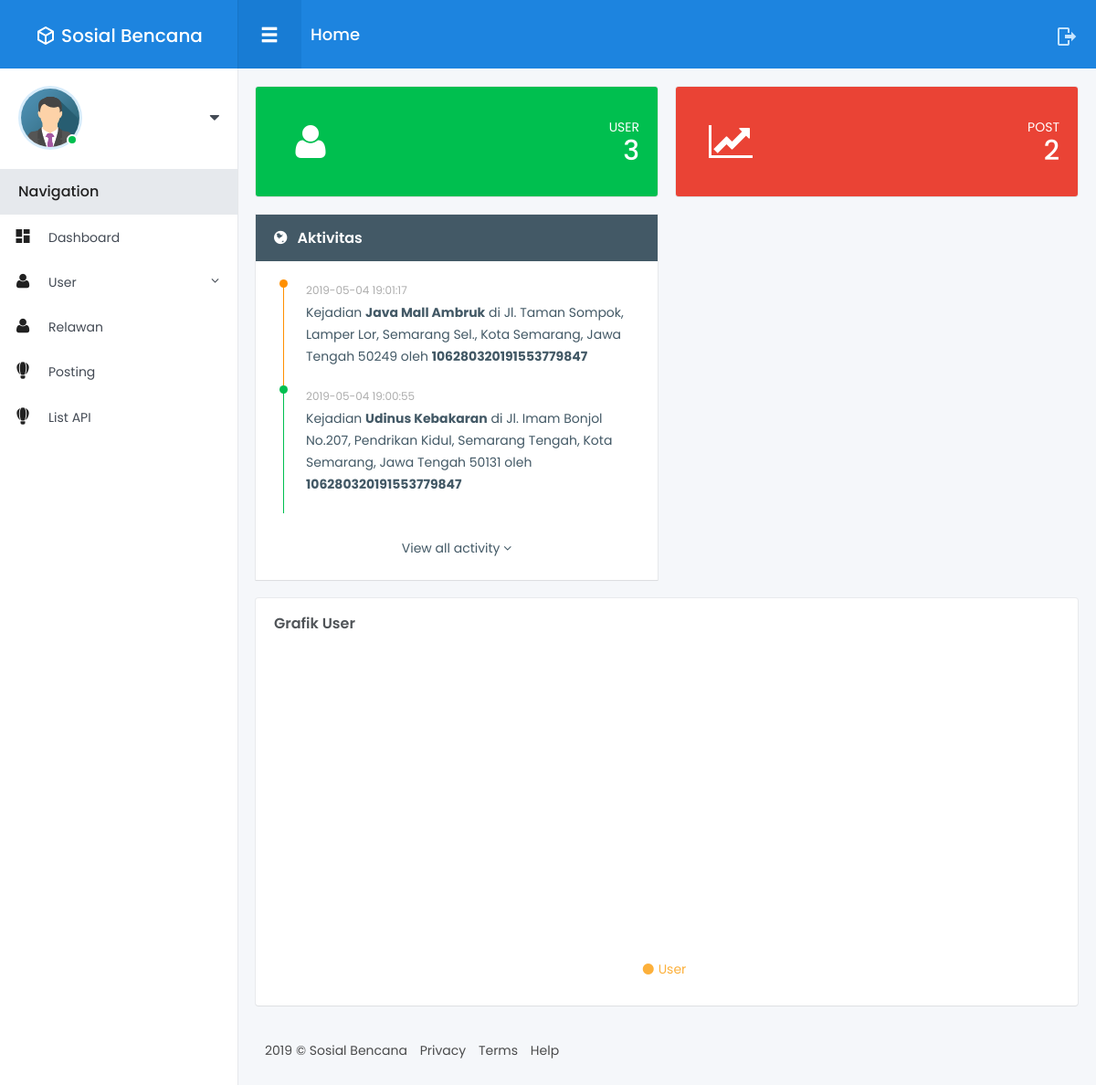
Page /index.php/admin on the earlier database version.
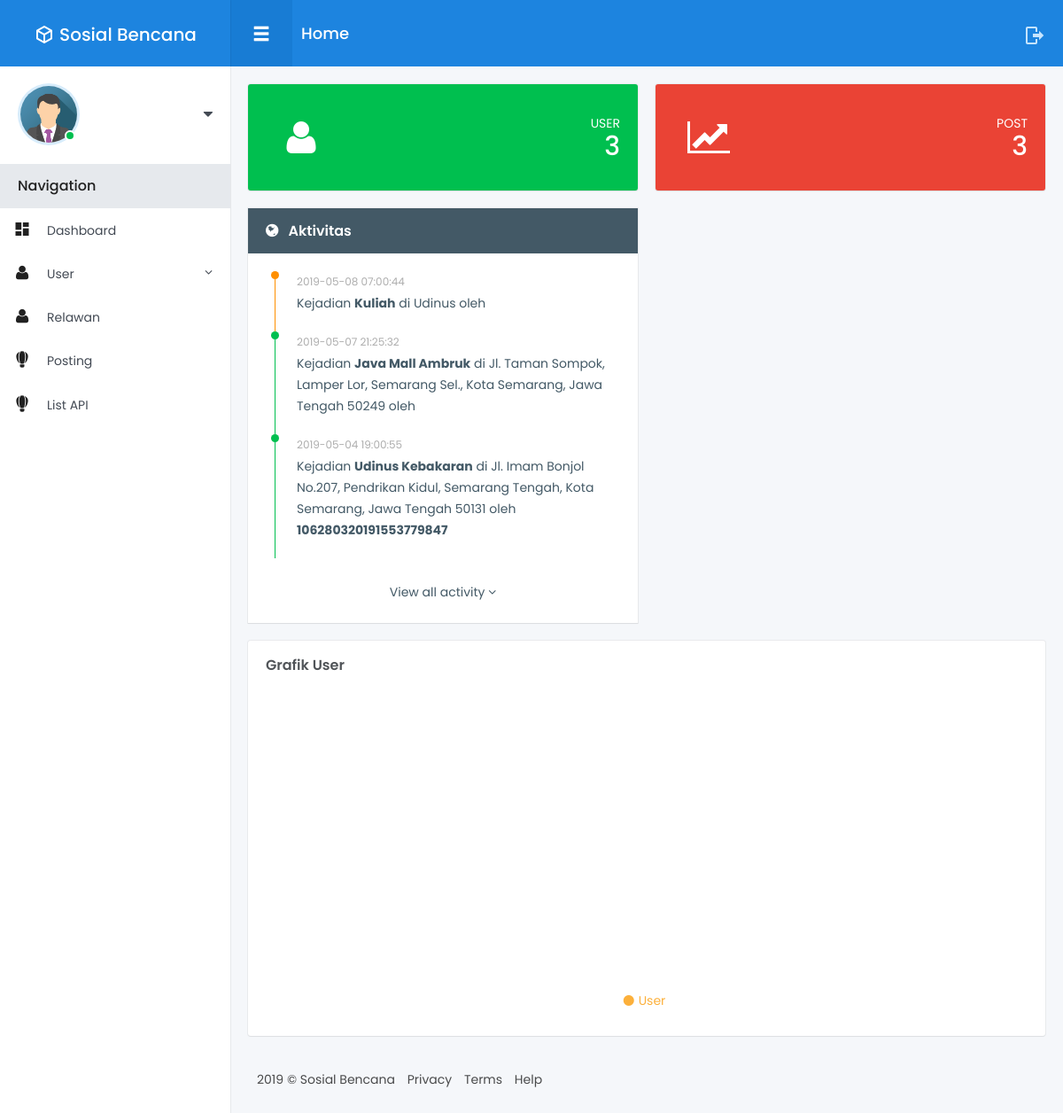
Same page on the later database version.
### tables this page shows
CREATE TABLE `post` (
  `id_post` int(11) NOT NULL,
  `nama_img` varchar(255) DEFAULT NULL,
  `api_img` varchar(256) NOT NULL,
  `slug_post` varchar(255) DEFAULT NULL,
  `lokasi` varchar(255) NOT NULL,
  `lttd_loc` varchar(255) DEFAULT NULL,
  `lgttd_loc` varchar(255) DEFAULT NULL,
  `caption` text,
  `tanggal` date DEFAULT NULL,
  `waktu` time DEFAULT NULL,
  `user_kode` varchar(100) NOT NULL
);

### application/controllers/Admin.php (called while the page is built, shortened)
<?php
class Admin extends CI_Controller {
	public function __construct()
	{
		$this->load->model('Admin_model');
		$this->load->model('Jumlah_model');
    }
    public function index()
    {
        $user           = $this->Jumlah_model->jumlahUser();
        $post           = $this->Jumlah_model->jumlahPost();
        $activity       = $this->Admin_model->activityUser()->result_array();
        $data = array(
            'user'      => $user,
            'post'      => $post,
            'activity'  => $activity,
        );
        $this->load->view('Admin/index', $data);
    }
}

### index.php (called while the page is built, shortened)
<?php
require_once BASEPATH.'core/CodeIgniter.php';

### application/models/Jumlah_model.php (called while the page is built, shortened)
<?php
class Jumlah_model extends CI_Model {
    public function jumlahUser()
    {
        $this->db->select('*');
        $this->db->from('user');
        return $this->db->get()->num_rows();
    }
    public function jumlahPost()
    {
        $this->db->select('*');
        $this->db->from('post');
        return $this->db->get()->num_rows();
    }
}

### application/models/Admin_model.php (called while the page is built, shortened)
<?php
class Admin_model extends CI_Model {
    public function activityUser()
    {
        $this->db->select('lokasi, caption, tanggal, waktu, user_kode');
        $this->db->order_by('id_post', 'DESC');
        $this->db->limit(5,0);
        return $this->db->get('post');
    }
}

### application/views/Admin/index.php (the view, shortened to what this page needs)
<!DOCTYPE html>
<html lang="en">
<head>
</head>
<body>
<div class="main-menu">
	<header class="header">
	</header>
	<div class="content">
	</div>
</div>
<div class="fixed-navbar">
</div>
<div id="wrapper">
	<div class="main-content">
		<div class="row small-spacing">
			<div class="col-lg-6 col-md-6 col-xs-12">
				<div class="box-content bg-success text-white">
					<div class="statistics-box with-icon">
						<i class="ico small fa fa-user"></i>
						<p class="text text-white">USER</p>
						<h2 class="counter"><?php echo $user; ?></h2>
					</div>
				</div>
			</div>
			<div class="col-lg-6 col-md-6 col-xs-12">
				<div class="box-content bg-danger text-white">
					<div class="statistics-box with-icon">
						<i class="ico small fa fa-line-chart"></i>
						<p class="text text-white">POST</p>
						<h2 class="counter"><?php echo $post; ?></h2>
					</div>
				</div>
			</div>
			<div class="col-md-6 col-xs-12">
				<div class="box-content card">
					<h4 class="box-title"><i class="fa fa-globe ico"></i> Aktivitas</h4>
					<div class="card-content">
						<div class="activity-list">
							<?php
							foreach($activity as $a):
							?>
							<div class="activity-item">
								<?php
								$arr = array("primary", "success", "danger", "warning", 'info', 'violet');
								$random = array_rand($arr, 2);
								?>
								<div class="bar bg-<?php echo $arr[$random[0]]; ?>">
									<div class="dot bg-<?php echo $arr[$random[0]]; ?>"></div>
								</div>
								<div class="content">
									<div class="date"><?php echo $a['tanggal']." ".$a['waktu']; ?></div>
									<div class="text">
										Kejadian <b><?php echo $a['caption']; ?></b> di <?php echo $a['lokasi']; ?> oleh <b><?php echo $a['user_kode']; ?></b>
									</div>
								</div>
							</div>
							<?php
							endforeach;
							?>
						</div>
						<a href="#" class="activity-link">View all activity <i class="fa fa-angle-down"></i></a>
					</div>
				</div>
			</div>
			<div class="col-lg-12 col-xs-12">
				<div class="box-content">
					<h4 class="box-title">Grafik User</h4>
					<div id="lines-morris-chart" class="morris-chart" style="height: 320px"></div>
					<div class="text-center">
						<ul class="list-inline morris-chart-detail-list">
							<li><i class="fa fa-circle"></i>User</li>
						</ul>
					</div>
				</div>
			</div>
		</div>
		<footer class="footer">
		</footer>
	</div>
</div>
</body>
</html>

Differences in the rows shown:
added post: tanggal "2019-05-08", waktu "07:00:44", caption "Kuliah", lokasi "Udinus"
changed post "Java Mall Ambruk": tanggal "2019-05-04" → "2019-05-07"; waktu "19:01:17" → "21:25:32"; user_kode "106280320191553779847" → (not shown)
Other differences:
$post: "2" → "3"
